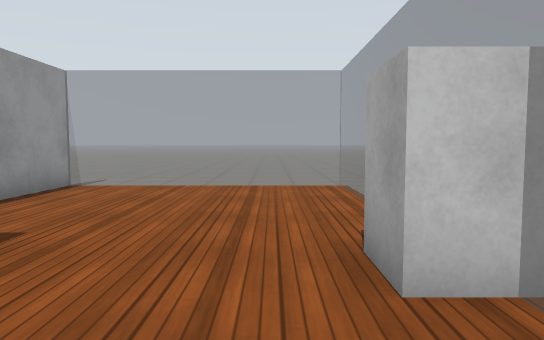
view 1 (above)

18 first-person views from a walk through a world built for the Gazebo simulator. The camera is 0.94 m above the floor, tilts 4° down and sees 70° across. The floor is counted in squares, 1 m on a side. Each view is taken from the middle of a square. On the plan, view 1 faces up. The plan holds only what a view shows up to about 13 squares ahead; the rest is blank. Simple patterns stand in for the simulator's built-in surfaces.

view 2
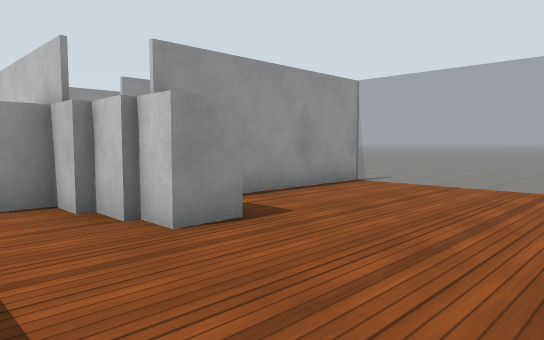

view 3
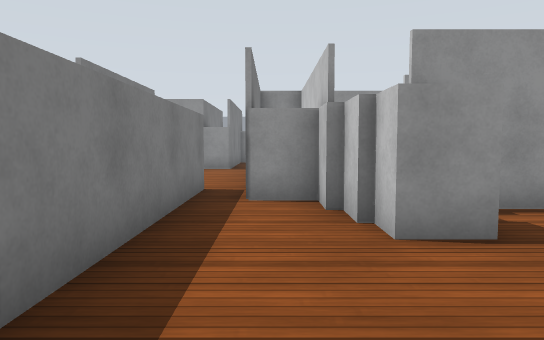

view 4
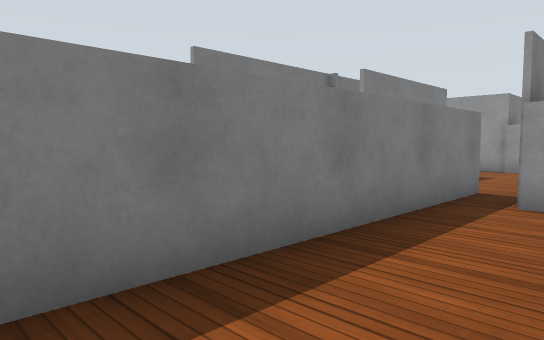

view 5
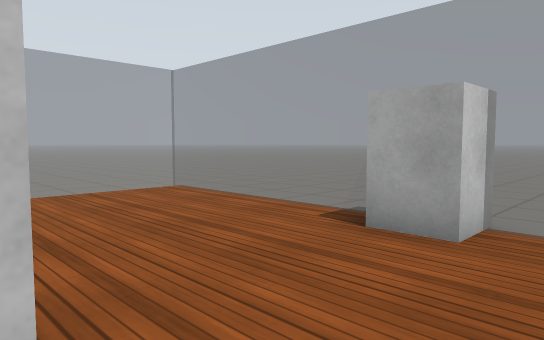

view 6
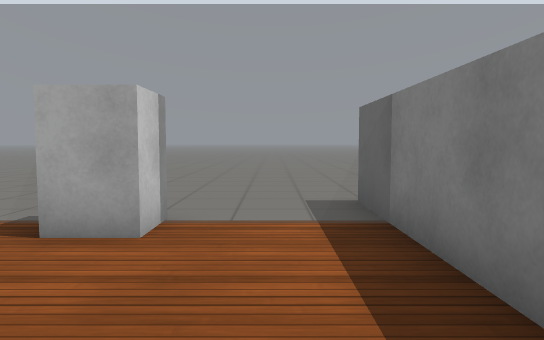

view 7
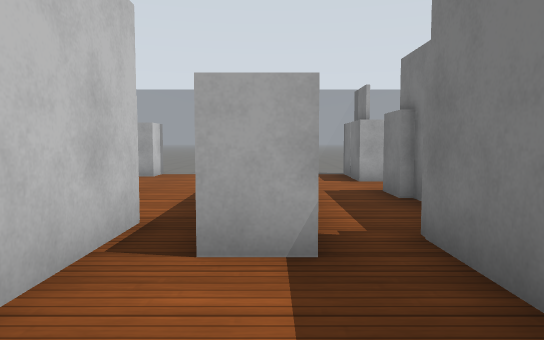

view 8
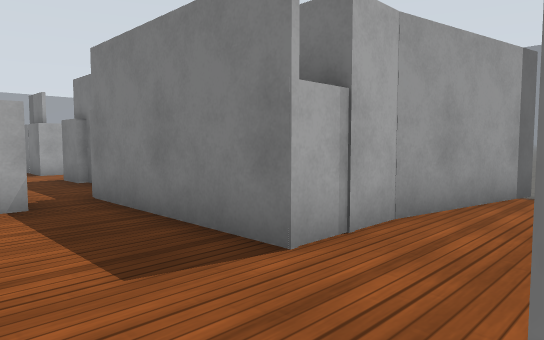

view 9
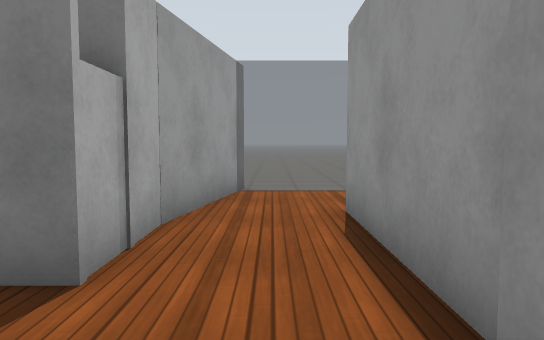

view 10
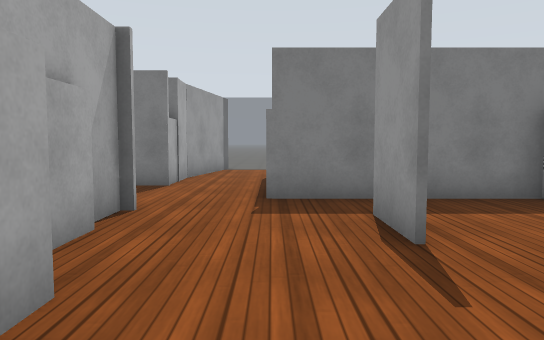

view 11
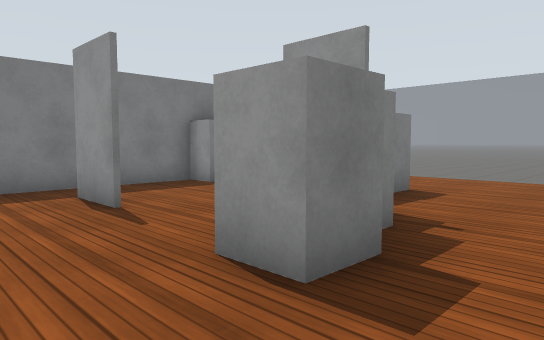

view 12
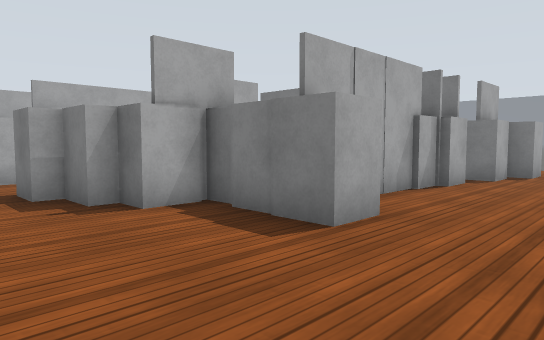

view 13
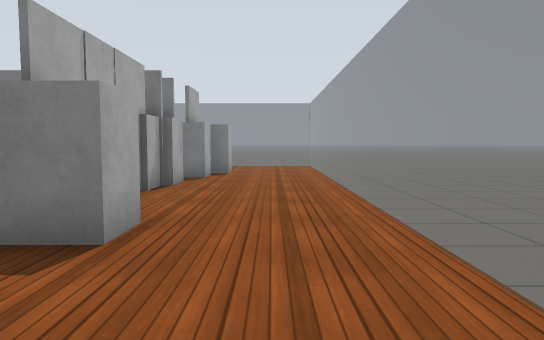

view 14
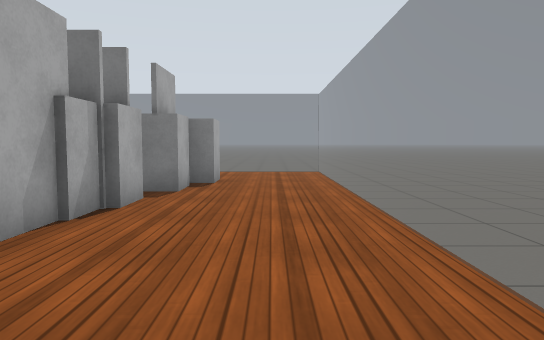

view 15
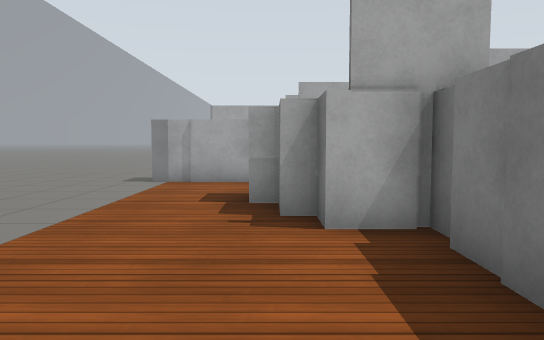

view 16
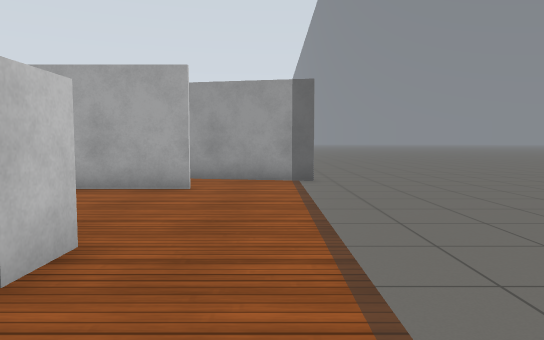

view 17
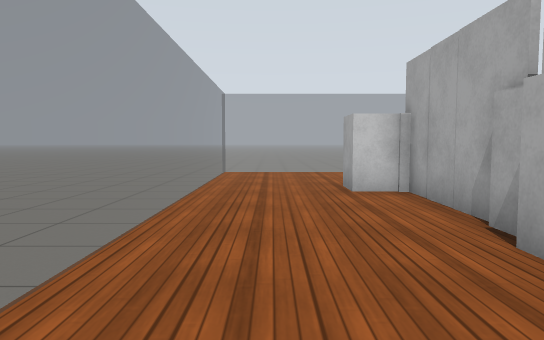

view 18
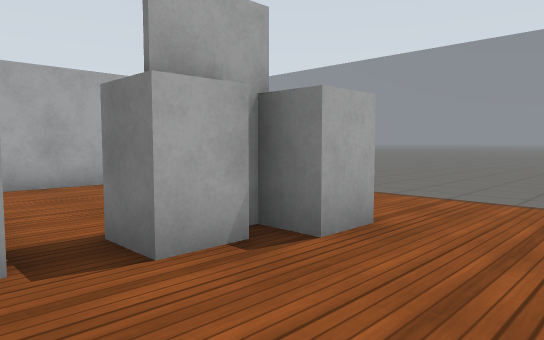

### Floor plan
Key: @ floor where view 1 was taken; # wall or solid block; . floor; = window, fence, low wall or low ledge; B white box.
Columns run from 23 left of view 1 to 3 right of it. Each row starts with its distance up from view 1.
  9 .====  =====B     =======..
  8 =...........B     #......=.
  7 =...........#     #......=.
  6 =......BBB..#     #......=.
  5 =.....BBB...#     #......=.
  4 =...BBB.....#     #...... .
  3 =....#B.....#B     BB...BB.
  2 =....#...#..B ####BBB....=.
  1 =....#...#..#  ##B.......=.
  0 =....B.................@.=#
 -1 =...BB###BB......#########
 -2 =.........#..............
 -3 =...BB....#..B##BB #B..BB=
 -4 =...BB....#..##     B  BB#
 -5 =...BB....#.#
 -6 =...........#
 -7 =...........#
 -8 .============

Where each view was taken, in squares from view 1:
view 1: 0 up, 0 right, facing up
view 2: 0 up, 1 right, facing up-left
view 3: 1 up, 1 right, facing left
view 4: 2 up, 1 right, facing down-left
view 5: 1 up, 3 left, facing up-right
view 6: 1 up, 3 left, facing right
view 7: 1 down, 10 left, facing right
view 8: 0 up, 13 left, facing down-right
view 9: 0 up, 12 left, facing down
view 10: 6 up, 13 left, facing down
view 11: 8 up, 12 left, facing down-left
view 12: 8 up, 22 left, facing down-right
view 13: 8 up, 21 left, facing down
view 14: 5 up, 21 left, facing down
view 15: 6 up, 21 left, facing right
view 16: 7 down, 21 left, facing right
view 17: 4 down, 21 left, facing up
view 18: 1 down, 22 left, facing down-right
